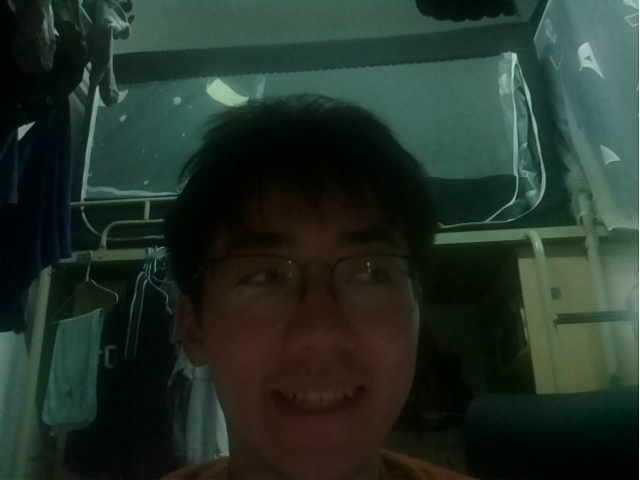
#> input picture pycharm_project_214/PythonProject/img/2022-11-28 19_57_53 happy.jpg, 640 x 480 px, given in place of the camera
$ python face.py
#> lines starting #> are read from the running program, lines starting #| are printed output that depends on the picture; after the words box and inside, x2 and y2 are one past the last pixel; in counts of white or black regions, pixels touching at a corner belong together
# coding:utf8
import cv2
# import numpy
# from matplotlib import pyplot
import os
import threading
# import ctypes
from aip import AipFace
# import itchat
import time
import base64
import requests
import threading

class FaceFunction:
    def __init__(self):
        """人脸识别、情感判断，若是happy则保存照片"""
        self.APPID = '28705589'
        self.APIKEY = 'kmM6KARrCmCnSMiPvb55fz8G'
        self.SECRETKEY = 'MsUqQHbSuBoHYDUyGuGi8TSKRtGiUW6s'
        self.imgPath = '/home/magicmirror/Desktop/pycharm_project_214/PythonProject/img/cap.jpg'
        self.savePath = '/home/magicmirror/Desktop/pycharm_project_214/PythonProject/img/'
        self.threadRunning = False      # 判断faceProcess函数的线程是否运行
        self.isFaceVideo = False        # 判断FaceVideo(主要入口函数)是否运行
        self.getHappyFace = False       # 是否获取到happy图片

    # 人脸识别并截图（这里是主要入口函数）
    def faces_video(self):
        """人脸识别并截图（这里是主要入口函数）"""
        haarcascade_path = r'/home/magicmirror/Desktop/pycharm_project_214/PythonProject/data/haarcascades/haarcascade_frontalface_alt.xml'
        face_cascade = cv2.CascadeClassifier(haarcascade_path)  # 获取训练好的人脸的参数数据
        load_succeed = face_cascade.load(haarcascade_path)
        print('load haarcascade: ', load_succeed)               # 训练数据文件是否导入成功
        cap = cv2.VideoCapture(0)                # 0为默认，1为第二个
        while self.isFaceVideo:
            ret, frame = cap.read()                             # 读取1帧摄像头图像
#> frame is the input picture: shape (480, 640, 3); mean B, G, R 40.6, 50.3, 36.1
            gray = cv2.cvtColor(frame, cv2.COLOR_BGR2GRAY)      # 图像矩阵
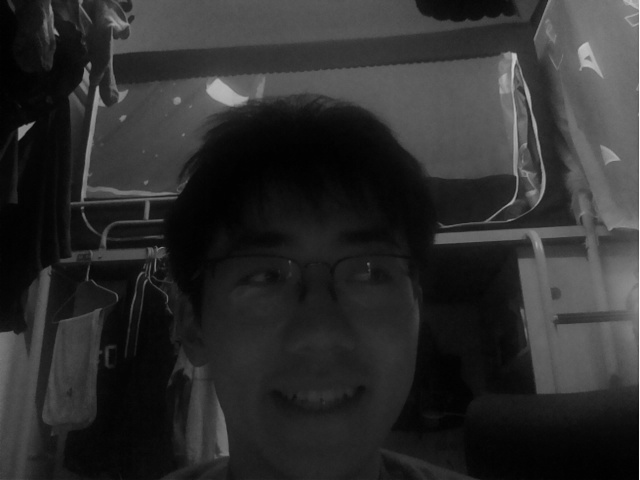
#> gray: shape (480, 640); min 0, max 250, mean 44.9
            faces = face_cascade.detectMultiScale(gray, scaleFactor=1.1,
                                                  minNeighbors=5,
                                                  flags=cv2.CASCADE_DO_CANNY_PRUNING,  # cv2.CASCADE_SCALE_IMAGE,
                                                  minSize=(20, 20)
                                                  )
#> faces = [[183, 188, 272, 272]]
            print('faces: ', len(faces))
#| faces:  1
            print('gethappy:'+str(self.getHappyFace))
            print('iscamera'+str(self.isFaceVideo))
            if len(faces) > 0:
                cv2.imwrite(self.imgPath, frame)             # 保存图像
                try:
                    print('*******faceProcess_thread.start*******')
                    if self.threadRunning == False:
                        self.threadRunning = True
                        faceProThread = threading.Thread(target=self.faceProcess, args=(self.imgPath, self.savePath))
                        faceProThread.setDaemon(True)
                        faceProThread.start()
                    print('*******faceProcess_thread.end*******')
                except Exception as e:
                    print(e)
                    print('请移出镜头后重刷')
            for x, y, w, h in faces:
                cv2.rectangle(frame, (x, y), (x + w, y + w), (0, 255, 0), 2)  # 画矩形
#> this loop made 1 pass
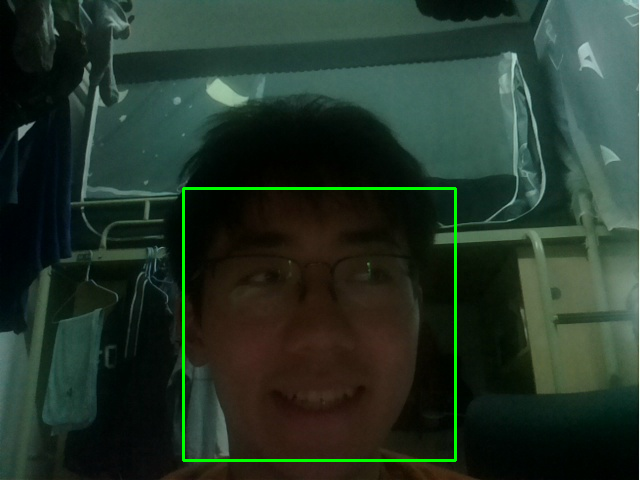
#> frame: shape (480, 640, 3); 1.06% of pixels changed, all inside (x1, y1, x2, y2) = (182, 187, 457, 462)
            # cv2.imshow('frame', frame)      # 显示图像
            # key = cv2.waitKey(1) & 0xFF     # 等待键盘输入，延时为毫秒级
            # if key == ord('q'):             # 按q退出
            #     break
        cap.release()
        # print("test1")# 释放摄像头
        # cv2.destroyWindow('frame')          # 删除窗口

    # 开始（作为子线程运行，这是必要的）
    def startFaceVideo(self):
        """开始（作为子线程运行，这是必要的）"""
        self.isFaceVideo = True
        self.getHappyFace = 0  # 0初始；1开心；2不开心
        # facesVideoThread = threading.Thread(target=self.faces_video)
        # facesVideoThread.setDaemon(True)
        # facesVideoThread.start()
        self.faces_video()
        # print("stop\n\n\n")

    # 停止
    def stopFaceVideo(self):
        """停止"""
        self.isFaceVideo = False

    # FaceVideo运行状态
    def isFaceVideoRun(self):
        return self.isFaceVideo

    # 人脸对比（目前没用到）
    def faceCompare(self):
        """人脸对比（目前没用到）"""
        with open('cap.jpg', 'rb') as f:
            imgs = f.read()
            imgs = base64.b64encode(imgs).decode()
        face = AipFace(appId=self.APPID, apiKey=self.APIKEY, secretKey=self.SECRETKEY)
        identify_face = face.search(group_id_list='A618', image=imgs, image_type='BASE64')
        user_id = identify_face['result']['user_list'][0]['user_id']
        scores = int(identify_face['result']['user_list'][0]['score'])
        group_id = identify_face['result']['user_list'][0]['group_id']
        if scores > 70:
            isuser = '匹配成功'
            print('*'*60, '\r\nscores: ', scores, '\r\nisuser: ', isuser, '\r\ngroup_id: ', group_id, ' --> uid: ', user_id,'\r\n', '*'*60, )
        else:
            isuser = '未匹配到'
            print('*' * 60, '\r\nscores: ', scores, '\r\nisuser: ', isuser, '\r\n', '*' * 60, )

    # 获取access_token
    def getNewToken(self):
        """获取access_token"""
        # client_id 为官网获取的AK， client_secret 为官网获取的SK
        host = 'https://aip.baidubce.com/oauth/2.0/token?grant_type=client_credentials&client_id={}&client_secret={}'.format(self.APIKEY, self.SECRETKEY)
        response = requests.get(host)
        if response:
            return response.json()['access_token']

    # 人脸检测（获得各种属性，目前只返回了emotion）
    def faceDetect(self, imgPath):
        """人脸检测（获得各种属性，目前只返回了emotion）"""
        if not imgPath:
            return
        with open(imgPath, 'rb') as f:
            imgs = f.read()
            imgs = base64.b64encode(imgs).decode()
        access_token = self.getNewToken()
        request_url = 'https://aip.baidubce.com/rest/2.0/face/v3/detect' + "?access_token=" + access_token
        params = {
            'image':imgs,
            'image_type':'BASE64',
            'face_field':'age,beauty,expression,face_shape,gender,glasses,landmark,landmark150,race,quality,eye_status,emotion',
        }
        headers = {'content-type': 'application/json'}
        response = requests.post(request_url, data=params, headers=headers)
        if response:
            res = response.json()
            error_code = res['error_code']
            error_msg = res['error_msg']
            if error_code == 0:
                res = res['result']['face_list'][0]
                # 年龄
                age = str(res['age'])
                # 美丑打分，范围0-100，越大表示越美
                beauty = str(res['beauty'])
                # 表情，none:不笑；smile:微笑；laugh:大笑
                expression = res['expression']['type']
                # 脸型，square: 正方形 triangle:三角形 oval: 椭圆 heart: 心形 round: 圆形
                face_shape = res['face_shape']['type']
                # 性别，male:男性 female:女性
                gender = res['gender']['type']
                # 是否带眼镜，none:无眼镜，common:普通眼镜，sun:墨镜
                glasses = res['glasses']['type']
                # 双眼状态（睁开/闭合）,越接近0闭合的可能性越大
                eye_status = str(res['eye_status']['left_eye']) + ', ' + str(res['eye_status']['right_eye'])
                # 情绪,angry:愤怒 disgust:厌恶 fear:恐惧 happy:高兴 sad:伤心 surprise:惊讶 neutral:无表情 pouty: 撅嘴 grimace:鬼脸
                emotion = res['emotion']['type']
                print('年龄:', age)
                print('美丑:', beauty)
                print('表情:', expression)
                print('脸型:', face_shape)
                print('性别:', gender)
                print('眼镜:', glasses)
                print('双眼:', eye_status)
                print('情绪:', emotion)
                return emotion
            else:
                print(error_msg)
                return None

    # 向服务器上传图片
    def uploadImg(self, filepath):
        url = 'http://192.168.1.102/MagicMirror/upload_file.php'
        filename = filepath.split('/')[-1]
        if filename:
            files = {"file": (filename, open(filepath, "rb"), "image/png")}
            html = requests.post(url, files=files)
            print(">> 上传完成！")

    # 人脸处理，用于获得人脸检测信息后要执行的内容（作为子线程运行，不用子线程也是可以的只是会卡图像）
    def faceProcess(self, imgPath, savePath):
        """人脸处理，用于获得人脸检测信息后要执行的内容（作为子线程运行，不用子线程也是可以的只是会卡图像）"""
        emotion = self.faceDetect(imgPath)  # 人脸检测
        # angry:愤怒 disgust:厌恶 fear:恐惧 happy:高兴 sad:伤心 surprise:惊讶 neutral:无表情 pouty: 撅嘴 grimace:鬼脸
        emoList = ['angry', 'disgust', 'fear', 'happy', 'sad', 'surprise', 'neutral', 'pouty', 'grimace']
        if emotion == 'happy':
            timeNow = time.strftime("%Y-%m-%d %H_%M_%S ", time.localtime())
            tempSavePaty = savePath + timeNow + emotion + '.jpg'
            try:
                os.rename(imgPath, tempSavePaty)  # 重命名
                self.uploadImg(tempSavePaty)
                self.getHappyFace = 1
                print("已保存")
                # 此处可以做其他事，如上传到服务器/发送到微信
                self.stopFaceVideo()
                # print("stop  facevideo")
            except:
                # print("fail!")
                pass
        elif emotion == 'sad':
            self.getHappyFace = 2
        # else:
        #     self.getHappyFace = 2
        self.threadRunning = False


if __name__ == '__main__':
    face = FaceFunction()
    face.startFaceVideo()
    time.sleep(5)
    face.stopFaceVideo()

$ run again, on pycharm_project_214/PythonProject/img/2022-11-28 19_58_01 happy.jpg
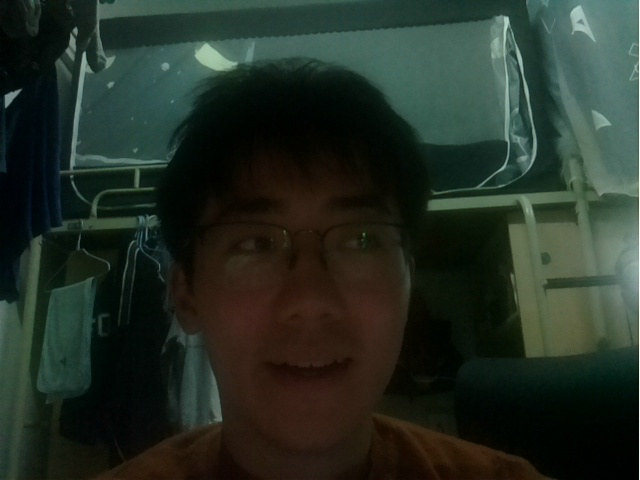
#> input picture pycharm_project_214/PythonProject/img/2022-11-28 19_58_01 happy.jpg, 640 x 480 px, given in place of the camera
#> in faces_video, frame is the input picture: shape (480, 640, 3); mean B, G, R 36.9, 46.7, 36.4
#> in faces_video, `gray = cv2.cvtColor(frame, cv2.COLOR_BGR2GRAY)`:
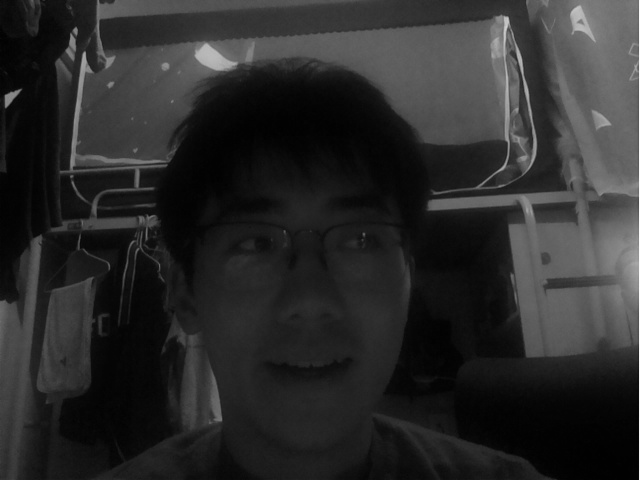
#> gray: shape (480, 640); min 0, max 251, mean 42.5
#> faces = [[174, 146, 267, 267]]
#| faces:  1
#> the loop in faces_video, `for x, y, w, h in faces:` made 1 pass
#> after the loop in faces_video, `for x, y, w, h in faces:`:
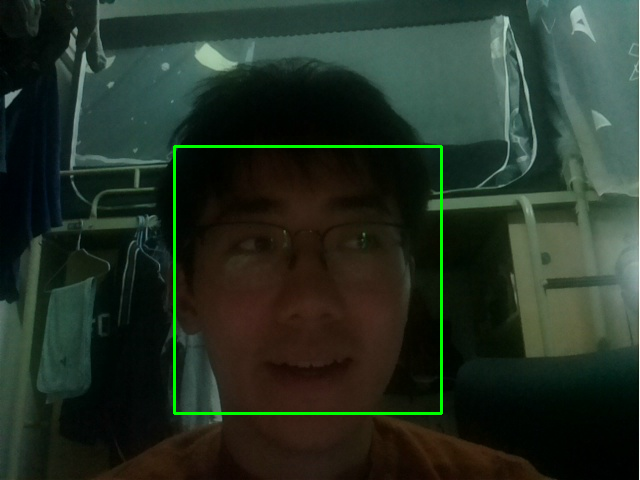
#> frame: shape (480, 640, 3); 1.04% of pixels changed, all inside (x1, y1, x2, y2) = (173, 145, 443, 415)

$ run again, on pycharm_project_214/PythonProject/img/2022-11-29 11_03_13 happy.jpg
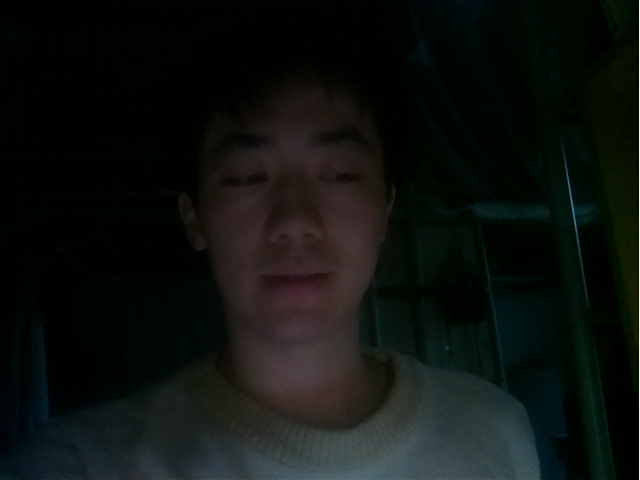
#> input picture pycharm_project_214/PythonProject/img/2022-11-29 11_03_13 happy.jpg, 640 x 480 px, given in place of the camera
#> in faces_video, frame is the input picture: shape (480, 640, 3); mean B, G, R 15.5, 18.2, 14.3
#> faces = [[166, 90, 255, 255]]
#| faces:  1
#> the loop in faces_video, `for x, y, w, h in faces:` made 1 pass
#> after the loop in faces_video, `for x, y, w, h in faces:`:
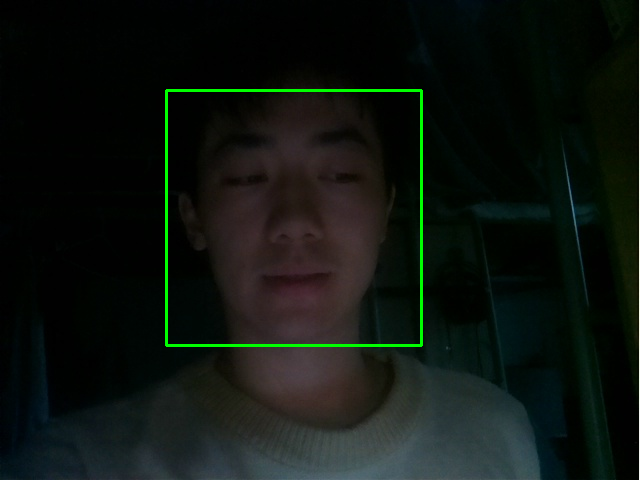
#> frame: shape (480, 640, 3); 0.99% of pixels changed, all inside (x1, y1, x2, y2) = (165, 89, 423, 347)
